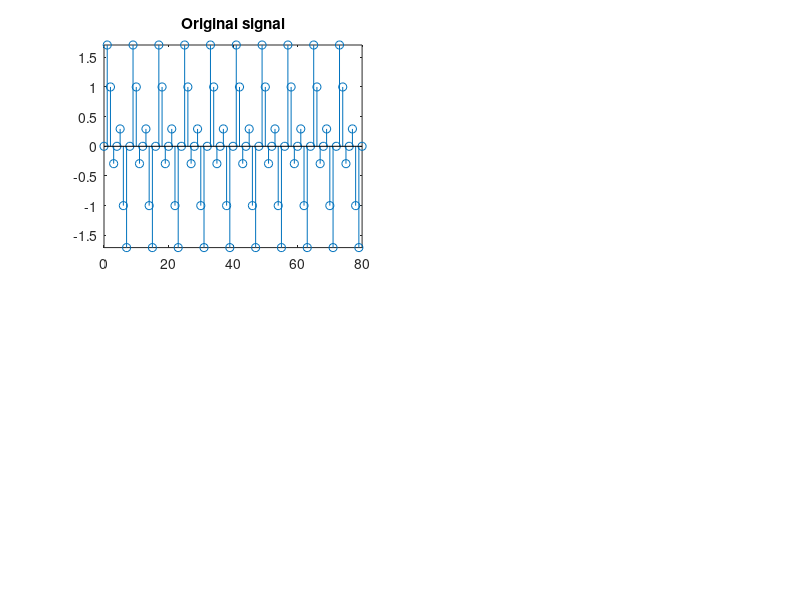

Write MATLAB code to recreate this figure. (Note: this script raises an error after producing the figure.)
%we use x = sin(2*pi*6*t) + sin(2*pi*12*t)

sf = 48;
n = 0:80;
original_signal = sin(2*pi*6/sf*n) + sin(2*pi*12/sf*n);
subplot(221);
stem(n,original_signal);
axis([0 80 -max(abs(original_signal)) max(abs(original_signal))]);
title("Original signal");
frequency_of_original_signal = MyDft(original_signal);
subplot(222);
stem(n * sf /length(n) ,real(frequency_of_original_signal));
axis([0 47 -40 40]);
title("Original signal requency");
original_signal = MyIDft(frequency_of_original_signal);
subplot(223);
stem(n,real(original_signal));


